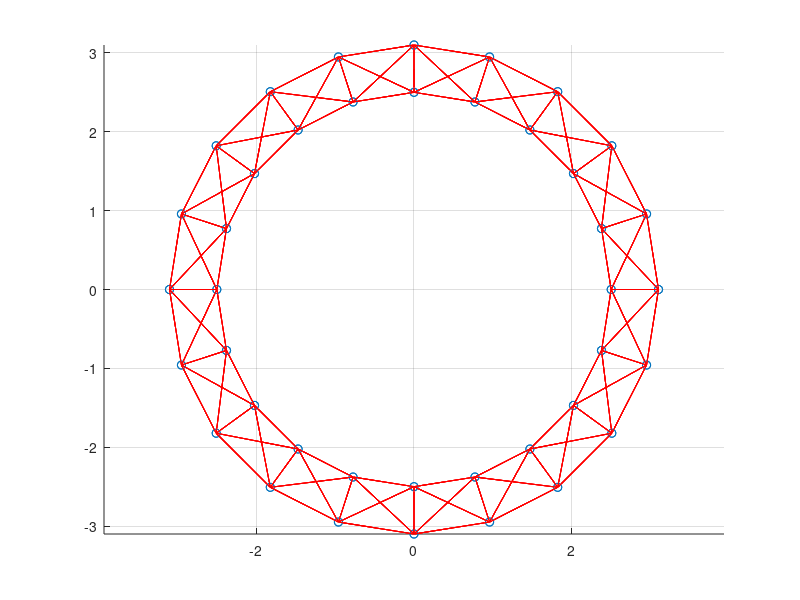

Write the MATLAB code that produced this figure. (Note: this script raises an error after producing the figure.)
clc, clear

Np = 20;
ri = 2.5;
ro = 3.1;
dz = 1;
phi = linspace(0, 2*pi - 2*pi/Np, Np);


xo = ro*cos(phi);
yo = ro*sin(phi);

xi = ri*cos(phi);
yi = ri*sin(phi);
X = [xi, xo];
Y = [yi, yo];
Z = zeros(size(X));
X = [X, X];
Y = [Y, Y];
Z = [Z, ones(size(Z))*dz];
N = size(Z, 2);
rc = cell(N, 1);
max_length = 0;

% 11

for k = 1:N
    
    R = [X(k) - X;
         Y(k) - Y;
         Z(k) - Z];
    d = sum(R.*R, 1);
    [s, sidx] = sort(d);
    s = s(2:end);
    sidx = sidx(2:end);
    
    connidx = sidx(1:11);
    
    rc{k} = [rc{k}, connidx];

    if length(rc{k}) > max_length
        max_length = length(rc{k});
    end
    
end

rcm = zeros(N, max_length+1);

for k = 1:N
    rcm(k, 1:(length(rc{k})+1)) = [length(rc{k}), rc{k}];
end
rc = rcm;

R = [X; Y; Z];

figure(1); clf; hold on; grid on;
% scatter(xi, yi);
% scatter(xo, yo);
scatter3(X, Y, Z)
axis equal

for k = 1:N
    p = R(:, k);
    
    for a = 1:rc(k, 1)
        p0 = R(:, rc(k, a+1));
        plot3([p(1), p0(1)], ...
              [p(2), p0(2)], ...
              [p(3), p0(3)], 'r');
        
    end
    
end

fname_conn = ['conn_wheel', '.txt'];
fname_pos = ['pos_wheel', '.txt'];
create_connectivity_file(fname_conn, N, rc);
create_position_file(fname_pos, N, R);
